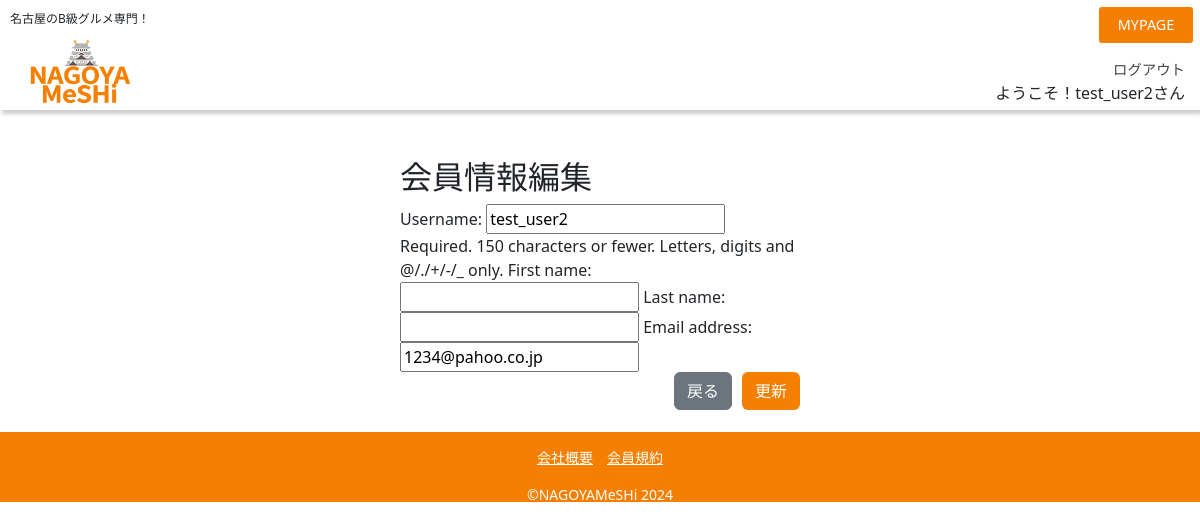
The app's page /general/user_update/6/ (signed in) with its own data.
### commondb/models/user.py (models this page shows, shortened)
class User(AbstractUser):
    is_paid_member = models.BooleanField(verbose_name='有料会員', default=False)
    is_manage_member = models.BooleanField(verbose_name='管理者', default=False)
    class Meta:
        verbose_name = 'ユーザー'
        verbose_name_plural = 'ユーザー一覧'

### general/views/user_update_view.py (the view)
# urls.py: path('general/user_update/<int:pk>/', UserUpdateView.as_view(), name="user_update"),
class UserUpdateView(LoginRequiredMixin, UpdateView):
    model = User
    fields = ['username', 'first_name', 'last_name', 'email', ]
    template_name = 'general/user_update.html'

### templates/general/user_update.html (shortened to what this page needs)
{% extends "base.html" %}
{% load bootstrap %}
{% block head %}<link href="https://cdn.jsdelivr.net/npm/bootstrap@5.3.0-alpha3/dist/css/bootstrap.min.css" rel="stylesheet">
{% endblock %}
{% block content %}
<div class="form_container mt-5">
    <h2>会員情報編集</h2>
    <form method="post">
      {{ form|bootstrap }}
      <br>
      <button type="submit" class="btn" style="background-color: #F57F00; color: #FFFFFF; margin-left: 10px;">更新</button>
      <button type="button" class="btn btn-secondary btn-block" onClick="javascript:history.go(-1);">戻る</button>
    </form>
  </div>
{% endblock %}

### templates/base.html (shortened to what this page needs)
{% load static %}
<!DOCTYPE html>
<html lang="ja">
<head>
    <link rel="stylesheet" href="/static/css/stylesheet.css">
    <link rel="stylesheet" href="https://unpkg.com/ress/dist/ress.min.css">
    <link rel="stylesheet" type="text/css" href="https://cdn.jsdelivr.net/npm/slick-carousel@1.8.1/slick/slick.css"/>
    <link rel="stylesheet" type="text/css" href="https://cdn.jsdelivr.net/npm/slick-carousel@1.8.1/slick/slick-theme.css"/>
    {% block head %}{% endblock %}
</head>
<body>
    <header>
        <div class="logo-container">
            <p>名古屋のB級グルメ専門！</p>
            <h1><a href="{% url 'top' %}"><img src="/static/general/images/logo.png" alt="ロゴ"></a></h1>
        </div>
        {% if request.user.is_authenticated %}
        <nav>
            <a class="header_btn" href="{% url 'mypage' pk=user.id %}">MYPAGE</a>
            <a class="logout_link" href="{% url 'logout' %}">ログアウト</a>
            <p>
                ようこそ！{{user.get_username}}さん
            </p>
        </nav>
        {% endif%}
    </header>
    {% block content %}{% endblock %}
    <footer>
        <nav>
            <p><a href="{% url 'company' pk=1 %}" >会社概要</a><a href="{% url 'reguration' %}" >会員規約</a></p>
            <p>&copy;NAGOYAMeSHi 2024</p>
        </nav>
    </footer>
</body>
</html>

### static/css/stylesheet.css (style rules this page uses)
body { font-family: 'Hiragino Sans', 'Yu Gothic', 'Arial Narrow', Arial, sans-serif; }
h2 { font-size: 1rem; color: #F57F00; margin-bottom: 5px; font-weight: 600; }
a { color: #444444; text-decoration: none; }
.form_container { width: 80%; max-width: 350px; margin: 30px auto; }
.form_container button { float: right; margin-bottom: 30px; }
header { display: flex; flex-direction: row; justify-content: space-between; align-items: flex-end; width: 100%; box-shadow: 2px 4px 4px rgba(0, 0, 0, 0.2); }
.logo-container { display: flex; flex-direction: column; align-items: center; padding-left: 5px; padding-top: 5px; font-size: 0.8em; height: 110px; max-width: 100%; max-height: 100%; }
.logo-container>p { display: inline; margin: 0; padding: 5px; font-size: 12px; text-wrap: nowrap; }
.logo-container>h1>a>img { height: 80px; }
header nav { padding-right: 15px; text-align: right; }
header nav>a { text-decoration: none; font-size: 0.9em; color: #444444; padding: 0; }
header nav p { margin-bottom: 5px; }
.header_btn { position: absolute; top: 7px; right: 7px; background-color: #F57F00; color: #FFF; padding: 0.5em 1.3em; border-radius: 3px; }
input::placeholder { font-size: 0.7em; }
footer { background-color: #F57F00; width: 100%; height: 70px; margin-top: 60px; }
footer>nav { text-align: center; font-size: 14px; padding-top: 15px; }
footer p { color: #FFF; }
footer a { text-decoration: underline; color: #FFF; padding-left: 7px; padding-right: 7px; }
.form_container { max-width: 400px; margin: auto; }

### records on screen
User: get_username "test_user2", username "test_user2", email "1234@pahoo.co.jp"
